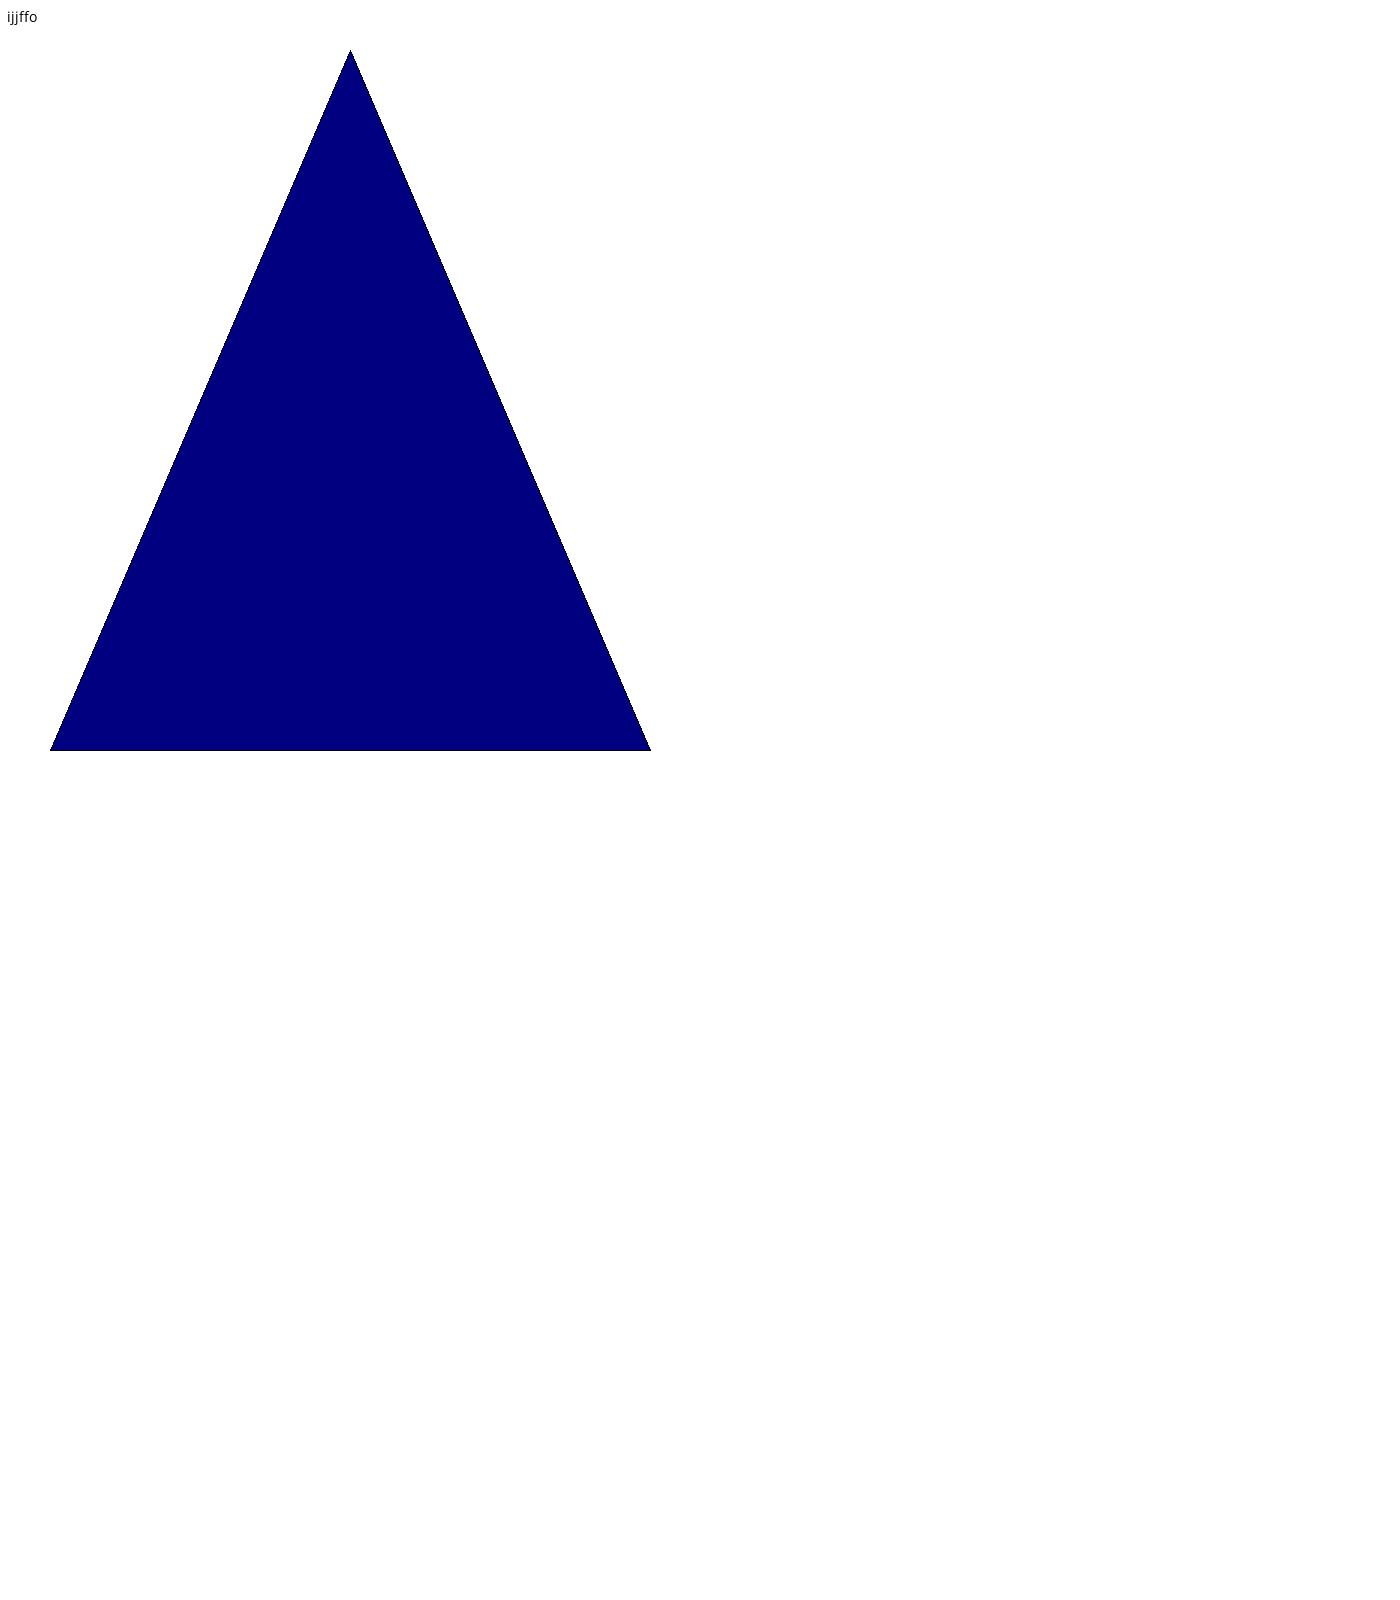

This chart was generated by the following Python code:
from Triangle import Triangle
from FigureColor import FigureColor


def task4():
    try:
              a = int(input("Enter a\n"))
              h = int(input("Enter h\n"))
              color = input("Enter color\n")
              text = input("Enter text\n")
              s_color = FigureColor(color)
              triangle = Triangle(a, h, s_color, text)
              triangle.draw()
              triangle.save()
              print(str(triangle))
    except ValueError:
                print('Incorrect input\n')

task4()